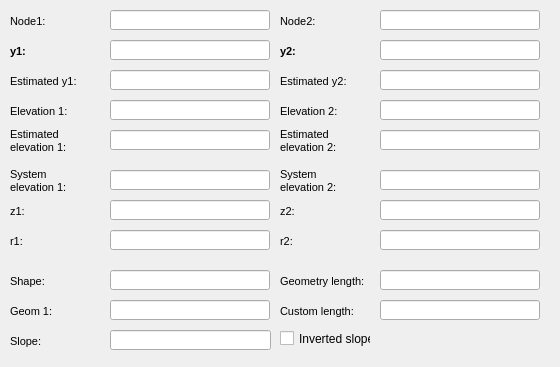
      <widget class="QWidget" name="page_7">
       <property name="geometry">
        <rect>
         <x>0</x>
         <y>0</y>
         <width>560</width>
         <height>367</height>
        </rect>
       </property>
       <attribute name="label">
        <string>Numeric information</string>
       </attribute>
       <widget class="QLabel" name="label_waccel_node_02">
        <property name="geometry">
         <rect>
          <x>280</x>
          <y>10</y>
          <width>41</width>
          <height>22</height>
         </rect>
        </property>
        <property name="font">
         <font>
          <pointsize>8</pointsize>
          <italic>false</italic>
         </font>
        </property>
        <property name="frameShape">
         <enum>QFrame::NoFrame</enum>
        </property>
        <property name="frameShadow">
         <enum>QFrame::Plain</enum>
        </property>
        <property name="text">
         <string>Node2:</string>
        </property>
        <property name="textFormat">
         <enum>Qt::AutoText</enum>
        </property>
        <property name="scaledContents">
         <bool>false</bool>
        </property>
        <property name="margin">
         <number>3</number>
        </property>
       </widget>
       <widget class="QLabel" name="label_waccel_node_01">
        <property name="geometry">
         <rect>
          <x>10</x>
          <y>10</y>
          <width>41</width>
          <height>22</height>
         </rect>
        </property>
        <property name="font">
         <font>
          <pointsize>8</pointsize>
          <italic>false</italic>
         </font>
        </property>
        <property name="frameShape">
         <enum>QFrame::NoFrame</enum>
        </property>
        <property name="frameShadow">
         <enum>QFrame::Plain</enum>
        </property>
        <property name="text">
         <string>Node1:</string>
        </property>
        <property name="textFormat">
         <enum>Qt::AutoText</enum>
        </property>
        <property name="scaledContents">
         <bool>false</bool>
        </property>
        <property name="alignment">
         <set>Qt::AlignLeading|Qt::AlignLeft|Qt::AlignVCenter</set>
        </property>
        <property name="margin">
         <number>3</number>
        </property>
       </widget>
       <widget class="QLineEdit" name="waccel_node_02">
        <property name="geometry">
         <rect>
          <x>380</x>
          <y>10</y>
          <width>160</width>
          <height>20</height>
         </rect>
        </property>
        <property name="font">
         <font>
          <italic>true</italic>
         </font>
        </property>
        <property name="styleSheet">
         <string notr="true">color: rgb(83, 83, 83);</string>
        </property>
        <property name="text">
         <string/>
        </property>
       </widget>
       <widget class="QLineEdit" name="waccel_est_y1">
        <property name="geometry">
         <rect>
          <x>110</x>
          <y>70</y>
          <width>160</width>
          <height>20</height>
         </rect>
        </property>
       </widget>
       <widget class="QLineEdit" name="waccel_z1">
        <property name="geometry">
         <rect>
          <x>110</x>
          <y>200</y>
          <width>160</width>
          <height>20</height>
         </rect>
        </property>
        <property name="font">
         <font>
          <italic>true</italic>
         </font>
        </property>
        <property name="styleSheet">
         <string notr="true">color: rgb(83, 83, 83);</string>
        </property>
       </widget>
       <widget class="QLabel" name="label_waccel_y2">
        <property name="geometry">
         <rect>
          <x>280</x>
          <y>40</y>
          <width>21</width>
          <height>22</height>
         </rect>
        </property>
        <property name="font">
         <font>
          <pointsize>8</pointsize>
          <weight>75</weight>
          <italic>false</italic>
          <bold>true</bold>
         </font>
        </property>
        <property name="frameShape">
         <enum>QFrame::NoFrame</enum>
        </property>
        <property name="frameShadow">
         <enum>QFrame::Plain</enum>
        </property>
        <property name="text">
         <string>y2:</string>
        </property>
        <property name="textFormat">
         <enum>Qt::AutoText</enum>
        </property>
        <property name="scaledContents">
         <bool>false</bool>
        </property>
        <property name="margin">
         <number>3</number>
        </property>
       </widget>
       <widget class="QLabel" name="label_waccel_z1">
        <property name="geometry">
         <rect>
          <x>10</x>
          <y>200</y>
          <width>21</width>
          <height>22</height>
         </rect>
        </property>
        <property name="font">
         <font>
          <pointsize>8</pointsize>
          <italic>false</italic>
         </font>
        </property>
        <property name="frameShape">
         <enum>QFrame::NoFrame</enum>
        </property>
        <property name="frameShadow">
         <enum>QFrame::Plain</enum>
        </property>
        <property name="text">
         <string>z1:</string>
        </property>
        <property name="textFormat">
         <enum>Qt::AutoText</enum>
        </property>
        <property name="scaledContents">
         <bool>false</bool>
        </property>
        <property name="alignment">
         <set>Qt::AlignLeading|Qt::AlignLeft|Qt::AlignVCenter</set>
        </property>
        <property name="margin">
         <number>3</number>
        </property>
       </widget>
       <widget class="QLabel" name="label_waccel_r2">
        <property name="geometry">
         <rect>
          <x>280</x>
          <y>230</y>
          <width>21</width>
          <height>22</height>
         </rect>
        </property>
        <property name="font">
         <font>
          <pointsize>8</pointsize>
          <italic>false</italic>
         </font>
        </property>
        <property name="frameShape">
         <enum>QFrame::NoFrame</enum>
        </property>
        <property name="frameShadow">
         <enum>QFrame::Plain</enum>
        </property>
        <property name="text">
         <string>r2:</string>
        </property>
        <property name="textFormat">
         <enum>Qt::AutoText</enum>
        </property>
        <property name="scaledContents">
         <bool>false</bool>
        </property>
        <property name="margin">
         <number>3</number>
        </property>
       </widget>
       <widget class="QLabel" name="label_waccel_y1">
        <property name="geometry">
         <rect>
          <x>10</x>
          <y>40</y>
          <width>21</width>
          <height>22</height>
         </rect>
        </property>
        <property name="font">
         <font>
          <pointsize>8</pointsize>
          <weight>75</weight>
          <italic>false</italic>
          <bold>true</bold>
         </font>
        </property>
        <property name="frameShape">
         <enum>QFrame::NoFrame</enum>
        </property>
        <property name="frameShadow">
         <enum>QFrame::Plain</enum>
        </property>
        <property name="text">
         <string>y1:</string>
        </property>
        <property name="textFormat">
         <enum>Qt::AutoText</enum>
        </property>
        <property name="scaledContents">
         <bool>false</bool>
        </property>
        <property name="alignment">
         <set>Qt::AlignLeading|Qt::AlignLeft|Qt::AlignVCenter</set>
        </property>
        <property name="margin">
         <number>3</number>
        </property>
       </widget>
       <widget class="QLabel" name="label_waccel_z2">
        <property name="geometry">
         <rect>
          <x>280</x>
          <y>200</y>
          <width>21</width>
          <height>22</height>
         </rect>
        </property>
        <property name="font">
         <font>
          <pointsize>8</pointsize>
          <italic>false</italic>
         </font>
        </property>
        <property name="frameShape">
         <enum>QFrame::NoFrame</enum>
        </property>
        <property name="frameShadow">
         <enum>QFrame::Plain</enum>
        </property>
        <property name="text">
         <string>z2:</string>
        </property>
        <property name="textFormat">
         <enum>Qt::AutoText</enum>
        </property>
        <property name="scaledContents">
         <bool>false</bool>
        </property>
        <property name="margin">
         <number>3</number>
        </property>
       </widget>
       <widget class="QLineEdit" name="waccel_elev2">
        <property name="geometry">
         <rect>
          <x>380</x>
          <y>100</y>
          <width>160</width>
          <height>20</height>
         </rect>
        </property>
       </widget>
       <widget class="QLineEdit" name="waccel_r2">
        <property name="geometry">
         <rect>
          <x>380</x>
          <y>230</y>
          <width>160</width>
          <height>20</height>
         </rect>
        </property>
        <property name="font">
         <font>
          <italic>true</italic>
         </font>
        </property>
        <property name="styleSheet">
         <string notr="true">color: rgb(83, 83, 83);</string>
        </property>
       </widget>
       <widget class="QLineEdit" name="waccel_r1">
        <property name="geometry">
         <rect>
          <x>110</x>
          <y>230</y>
          <width>160</width>
          <height>20</height>
         </rect>
        </property>
        <property name="font">
         <font>
          <italic>true</italic>
         </font>
        </property>
        <property name="styleSheet">
         <string notr="true">color: rgb(83, 83, 83);</string>
        </property>
       </widget>
       <widget class="QLabel" name="label_waccel_r1">
        <property name="geometry">
         <rect>
          <x>10</x>
          <y>230</y>
          <width>21</width>
          <height>22</height>
         </rect>
        </property>
        <property name="font">
         <font>
          <pointsize>8</pointsize>
          <italic>false</italic>
         </font>
        </property>
        <property name="frameShape">
         <enum>QFrame::NoFrame</enum>
        </property>
        <property name="frameShadow">
         <enum>QFrame::Plain</enum>
        </property>
        <property name="text">
         <string>r1:</string>
        </property>
        <property name="textFormat">
         <enum>Qt::AutoText</enum>
        </property>
        <property name="scaledContents">
         <bool>false</bool>
        </property>
        <property name="alignment">
         <set>Qt::AlignLeading|Qt::AlignLeft|Qt::AlignVCenter</set>
        </property>
        <property name="margin">
         <number>3</number>
        </property>
       </widget>
       <widget class="QLineEdit" name="waccel_z2">
        <property name="geometry">
         <rect>
          <x>380</x>
          <y>200</y>
          <width>160</width>
          <height>20</height>
         </rect>
        </property>
        <property name="font">
         <font>
          <italic>true</italic>
         </font>
        </property>
        <property name="styleSheet">
         <string notr="true">color: rgb(83, 83, 83);</string>
        </property>
       </widget>
       <widget class="QLineEdit" name="waccel_est_y2">
        <property name="geometry">
         <rect>
          <x>380</x>
          <y>70</y>
          <width>160</width>
          <height>20</height>
         </rect>
        </property>
        <property name="font">
         <font>
          <italic>false</italic>
         </font>
        </property>
       </widget>
       <widget class="QLineEdit" name="waccel_y2">
        <property name="geometry">
         <rect>
          <x>380</x>
          <y>40</y>
          <width>160</width>
          <height>20</height>
         </rect>
        </property>
       </widget>
       <widget class="QLabel" name="label_waccel_est_y1">
        <property name="geometry">
         <rect>
          <x>10</x>
          <y>70</y>
          <width>71</width>
          <height>22</height>
         </rect>
        </property>
        <property name="font">
         <font>
          <pointsize>8</pointsize>
          <italic>false</italic>
         </font>
        </property>
        <property name="frameShape">
         <enum>QFrame::NoFrame</enum>
        </property>
        <property name="frameShadow">
         <enum>QFrame::Plain</enum>
        </property>
        <property name="text">
         <string>Estimated y1:</string>
        </property>
        <property name="textFormat">
         <enum>Qt::AutoText</enum>
        </property>
        <property name="scaledContents">
         <bool>false</bool>
        </property>
        <property name="alignment">
         <set>Qt::AlignLeading|Qt::AlignLeft|Qt::AlignVCenter</set>
        </property>
        <property name="margin">
         <number>3</number>
        </property>
       </widget>
       <widget class="QLabel" name="label_waccel_elev2">
        <property name="geometry">
         <rect>
          <x>280</x>
          <y>100</y>
          <width>66</width>
          <height>22</height>
         </rect>
        </property>
        <property name="font">
         <font>
          <pointsize>8</pointsize>
          <italic>false</italic>
         </font>
        </property>
        <property name="frameShape">
         <enum>QFrame::NoFrame</enum>
        </property>
        <property name="frameShadow">
         <enum>QFrame::Plain</enum>
        </property>
        <property name="text">
         <string>Elevation 2:</string>
        </property>
        <property name="textFormat">
         <enum>Qt::AutoText</enum>
        </property>
        <property name="scaledContents">
         <bool>false</bool>
        </property>
        <property name="margin">
         <number>3</number>
        </property>
       </widget>
       <widget class="QLabel" name="label_waccel_elev1">
        <property name="geometry">
         <rect>
          <x>10</x>
          <y>100</y>
          <width>66</width>
          <height>22</height>
         </rect>
        </property>
        <property name="font">
         <font>
          <pointsize>8</pointsize>
          <italic>false</italic>
         </font>
        </property>
        <property name="frameShape">
         <enum>QFrame::NoFrame</enum>
        </property>
        <property name="frameShadow">
         <enum>QFrame::Plain</enum>
        </property>
        <property name="text">
         <string>Elevation 1:</string>
        </property>
        <property name="textFormat">
         <enum>Qt::AutoText</enum>
        </property>
        <property name="scaledContents">
         <bool>false</bool>
        </property>
        <property name="alignment">
         <set>Qt::AlignLeading|Qt::AlignLeft|Qt::AlignVCenter</set>
        </property>
        <property name="margin">
         <number>3</number>
        </property>
       </widget>
       <widget class="QLabel" name="label_waccel_est_y2">
        <property name="geometry">
         <rect>
          <x>280</x>
          <y>70</y>
          <width>71</width>
          <height>22</height>
         </rect>
        </property>
        <property name="font">
         <font>
          <pointsize>8</pointsize>
          <italic>false</italic>
         </font>
        </property>
        <property name="frameShape">
         <enum>QFrame::NoFrame</enum>
        </property>
        <property name="frameShadow">
         <enum>QFrame::Plain</enum>
        </property>
        <property name="text">
         <string>Estimated y2:</string>
        </property>
        <property name="textFormat">
         <enum>Qt::AutoText</enum>
        </property>
        <property name="scaledContents">
         <bool>false</bool>
        </property>
        <property name="margin">
         <number>3</number>
        </property>
       </widget>
       <widget class="QLineEdit" name="waccel_elev1">
        <property name="geometry">
         <rect>
          <x>110</x>
          <y>100</y>
          <width>160</width>
          <height>20</height>
         </rect>
        </property>
       </widget>
       <widget class="QLineEdit" name="waccel_node_01">
        <property name="geometry">
         <rect>
          <x>110</x>
          <y>10</y>
          <width>160</width>
          <height>20</height>
         </rect>
        </property>
        <property name="font">
         <font>
          <italic>true</italic>
         </font>
        </property>
        <property name="styleSheet">
         <string notr="true">color: rgb(83, 83, 83);</string>
        </property>
       </widget>
       <widget class="QLineEdit" name="waccel_y1">
        <property name="geometry">
         <rect>
          <x>110</x>
          <y>40</y>
          <width>160</width>
          <height>20</height>
         </rect>
        </property>
       </widget>
       <widget class="QCheckBox" name="waccel_inverted_slope">
        <property name="geometry">
         <rect>
          <x>280</x>
          <y>330</y>
          <width>91</width>
          <height>17</height>
         </rect>
        </property>
        <property name="text">
         <string>Inverted slope</string>
        </property>
       </widget>
       <widget class="QLabel" name="label_waccel_custom_length">
        <property name="geometry">
         <rect>
          <x>280</x>
          <y>300</y>
          <width>90</width>
          <height>22</height>
         </rect>
        </property>
        <property name="font">
         <font>
          <pointsize>8</pointsize>
         </font>
        </property>
        <property name="frameShape">
         <enum>QFrame::NoFrame</enum>
        </property>
        <property name="frameShadow">
         <enum>QFrame::Plain</enum>
        </property>
        <property name="text">
         <string>Custom length:</string>
        </property>
        <property name="textFormat">
         <enum>Qt::AutoText</enum>
        </property>
        <property name="scaledContents">
         <bool>false</bool>
        </property>
        <property name="alignment">
         <set>Qt::AlignLeading|Qt::AlignLeft|Qt::AlignVCenter</set>
        </property>
        <property name="margin">
         <number>3</number>
        </property>
       </widget>
       <widget class="QLineEdit" name="waccel_custom_length">
        <property name="geometry">
         <rect>
          <x>380</x>
          <y>300</y>
          <width>160</width>
          <height>20</height>
         </rect>
        </property>
        <property name="font">
         <font>
          <italic>false</italic>
         </font>
        </property>
        <property name="text">
         <string/>
        </property>
       </widget>
       <widget class="QLineEdit" name="waccel_gis_length">
        <property name="geometry">
         <rect>
          <x>380</x>
          <y>270</y>
          <width>160</width>
          <height>20</height>
         </rect>
        </property>
        <property name="font">
         <font>
          <italic>true</italic>
         </font>
        </property>
        <property name="styleSheet">
         <string notr="true">color: rgb(83, 83, 83);</string>
        </property>
        <property name="text">
         <string/>
        </property>
       </widget>
       <widget class="QLabel" name="label_waccel_geometry_length">
        <property name="geometry">
         <rect>
          <x>280</x>
          <y>270</y>
          <width>90</width>
          <height>22</height>
         </rect>
        </property>
        <property name="font">
         <font>
          <pointsize>8</pointsize>
         </font>
        </property>
        <property name="frameShape">
         <enum>QFrame::NoFrame</enum>
        </property>
        <property name="frameShadow">
         <enum>QFrame::Plain</enum>
        </property>
        <property name="text">
         <string>Geometry length:</string>
        </property>
        <property name="textFormat">
         <enum>Qt::AutoText</enum>
        </property>
        <property name="scaledContents">
         <bool>false</bool>
        </property>
        <property name="alignment">
         <set>Qt::AlignLeading|Qt::AlignLeft|Qt::AlignVCenter</set>
        </property>
        <property name="margin">
         <number>3</number>
        </property>
       </widget>
       <widget class="QLabel" name="label_waccel_shape">
        <property name="geometry">
         <rect>
          <x>10</x>
          <y>270</y>
          <width>90</width>
          <height>22</height>
         </rect>
        </property>
        <property name="font">
         <font>
          <pointsize>8</pointsize>
         </font>
        </property>
        <property name="frameShape">
         <enum>QFrame::NoFrame</enum>
        </property>
        <property name="frameShadow">
         <enum>QFrame::Plain</enum>
        </property>
        <property name="text">
         <string>Shape:</string>
        </property>
        <property name="textFormat">
         <enum>Qt::AutoText</enum>
        </property>
        <property name="scaledContents">
         <bool>false</bool>
        </property>
        <property name="alignment">
         <set>Qt::AlignLeading|Qt::AlignLeft|Qt::AlignVCenter</set>
        </property>
        <property name="margin">
         <number>3</number>
        </property>
       </widget>
       <widget class="QLineEdit" name="waccel_cat_shape">
        <property name="enabled">
         <bool>true</bool>
        </property>
        <property name="geometry">
         <rect>
          <x>110</x>
          <y>270</y>
          <width>160</width>
          <height>20</height>
         </rect>
        </property>
        <property name="font">
         <font>
          <italic>true</italic>
         </font>
        </property>
        <property name="styleSheet">
         <string notr="true">color: rgb(83, 83, 83);</string>
        </property>
        <property name="text">
         <string/>
        </property>
       </widget>
       <widget class="QLineEdit" name="waccel_slope">
        <property name="geometry">
         <rect>
          <x>110</x>
          <y>330</y>
          <width>161</width>
          <height>20</height>
         </rect>
        </property>
        <property name="font">
         <font>
          <italic>true</italic>
         </font>
        </property>
        <property name="styleSheet">
         <string notr="true">color: rgb(83, 83, 83);</string>
        </property>
        <property name="text">
         <string/>
        </property>
       </widget>
       <widget class="QLabel" name="label_waccel_slope">
        <property name="geometry">
         <rect>
          <x>10</x>
          <y>330</y>
          <width>90</width>
          <height>22</height>
         </rect>
        </property>
        <property name="font">
         <font>
          <pointsize>8</pointsize>
         </font>
        </property>
        <property name="frameShape">
         <enum>QFrame::NoFrame</enum>
        </property>
        <property name="frameShadow">
         <enum>QFrame::Plain</enum>
        </property>
        <property name="text">
         <string>Slope:</string>
        </property>
        <property name="textFormat">
         <enum>Qt::AutoText</enum>
        </property>
        <property name="scaledContents">
         <bool>false</bool>
        </property>
        <property name="alignment">
         <set>Qt::AlignLeading|Qt::AlignLeft|Qt::AlignVCenter</set>
        </property>
        <property name="margin">
         <number>3</number>
        </property>
       </widget>
       <widget class="QLabel" name="label_waccel_geom">
        <property name="geometry">
         <rect>
          <x>10</x>
          <y>300</y>
          <width>90</width>
          <height>22</height>
         </rect>
        </property>
        <property name="font">
         <font>
          <pointsize>8</pointsize>
         </font>
        </property>
        <property name="frameShape">
         <enum>QFrame::NoFrame</enum>
        </property>
        <property name="frameShadow">
         <enum>QFrame::Plain</enum>
        </property>
        <property name="text">
         <string>Geom 1:</string>
        </property>
        <property name="textFormat">
         <enum>Qt::AutoText</enum>
        </property>
        <property name="scaledContents">
         <bool>false</bool>
        </property>
        <property name="alignment">
         <set>Qt::AlignLeading|Qt::AlignLeft|Qt::AlignVCenter</set>
        </property>
        <property name="margin">
         <number>3</number>
        </property>
       </widget>
       <widget class="QLineEdit" name="waccel_cat_geom1">
        <property name="geometry">
         <rect>
          <x>110</x>
          <y>300</y>
          <width>160</width>
          <height>20</height>
         </rect>
        </property>
        <property name="font">
         <font>
          <italic>true</italic>
         </font>
        </property>
        <property name="styleSheet">
         <string notr="true">color: rgb(83, 83, 83);</string>
        </property>
        <property name="text">
         <string/>
        </property>
       </widget>
       <widget class="QLabel" name="label_waccel_est_elev2">
        <property name="geometry">
         <rect>
          <x>280</x>
          <y>125</y>
          <width>71</width>
          <height>31</height>
         </rect>
        </property>
        <property name="font">
         <font>
          <pointsize>8</pointsize>
          <italic>false</italic>
         </font>
        </property>
        <property name="frameShape">
         <enum>QFrame::NoFrame</enum>
        </property>
        <property name="frameShadow">
         <enum>QFrame::Plain</enum>
        </property>
        <property name="text">
         <string>Estimated elevation 2:</string>
        </property>
        <property name="textFormat">
         <enum>Qt::AutoText</enum>
        </property>
        <property name="scaledContents">
         <bool>false</bool>
        </property>
        <property name="wordWrap">
         <bool>true</bool>
        </property>
        <property name="margin">
         <number>3</number>
        </property>
       </widget>
       <widget class="QLineEdit" name="waccel_est_elev2">
        <property name="geometry">
         <rect>
          <x>380</x>
          <y>130</y>
          <width>160</width>
          <height>20</height>
         </rect>
        </property>
       </widget>
       <widget class="QLabel" name="label_waccel_est_elev1">
        <property name="geometry">
         <rect>
          <x>10</x>
          <y>125</y>
          <width>81</width>
          <height>31</height>
         </rect>
        </property>
        <property name="font">
         <font>
          <pointsize>8</pointsize>
          <italic>false</italic>
         </font>
        </property>
        <property name="frameShape">
         <enum>QFrame::NoFrame</enum>
        </property>
        <property name="frameShadow">
         <enum>QFrame::Plain</enum>
        </property>
        <property name="text">
         <string>Estimated elevation 1:</string>
        </property>
        <property name="textFormat">
         <enum>Qt::AutoText</enum>
        </property>
        <property name="scaledContents">
         <bool>false</bool>
        </property>
        <property name="alignment">
         <set>Qt::AlignLeading|Qt::AlignLeft|Qt::AlignVCenter</set>
        </property>
        <property name="wordWrap">
         <bool>true</bool>
        </property>
        <property name="margin">
         <number>3</number>
        </property>
       </widget>
       <widget class="QLineEdit" name="waccel_est_elev1">
        <property name="geometry">
         <rect>
          <x>110</x>
          <y>130</y>
          <width>160</width>
          <height>20</height>
         </rect>
        </property>
        <property name="text">
         <string/>
        </property>
       </widget>
       <widget class="QLabel" name="label_waccel_sys_elev1">
        <property name="geometry">
         <rect>
          <x>10</x>
          <y>165</y>
          <width>76</width>
          <height>31</height>
         </rect>
        </property>
        <property name="font">
         <font>
          <pointsize>8</pointsize>
          <italic>false</italic>
         </font>
        </property>
        <property name="frameShape">
         <enum>QFrame::NoFrame</enum>
        </property>
        <property name="frameShadow">
         <enum>QFrame::Plain</enum>
        </property>
        <property name="text">
         <string>System elevation 1:</string>
        </property>
        <property name="textFormat">
         <enum>Qt::AutoText</enum>
        </property>
        <property name="scaledContents">
         <bool>false</bool>
        </property>
        <property name="alignment">
         <set>Qt::AlignLeading|Qt::AlignLeft|Qt::AlignVCenter</set>
        </property>
        <property name="wordWrap">
         <bool>true</bool>
        </property>
        <property name="margin">
         <number>3</number>
        </property>
       </widget>
       <widget class="QLineEdit" name="waccel_sys_elev1">
        <property name="geometry">
         <rect>
          <x>110</x>
          <y>170</y>
          <width>160</width>
          <height>20</height>
         </rect>
        </property>
        <property name="font">
         <font>
          <italic>true</italic>
         </font>
        </property>
        <property name="styleSheet">
         <string notr="true">color: rgb(83, 83, 83);</string>
        </property>
        <property name="text">
         <string/>
        </property>
       </widget>
       <widget class="QLineEdit" name="waccel_sys_elev2">
        <property name="geometry">
         <rect>
          <x>380</x>
          <y>170</y>
          <width>160</width>
          <height>20</height>
         </rect>
        </property>
        <property name="font">
         <font>
          <italic>true</italic>
         </font>
        </property>
        <property name="styleSheet">
         <string notr="true">color: rgb(83, 83, 83);</string>
        </property>
       </widget>
       <widget class="QLabel" name="label_waccel_sys_elev2">
        <property name="geometry">
         <rect>
          <x>280</x>
          <y>165</y>
          <width>76</width>
          <height>31</height>
         </rect>
        </property>
        <property name="font">
         <font>
          <pointsize>8</pointsize>
          <italic>false</italic>
         </font>
        </property>
        <property name="frameShape">
         <enum>QFrame::NoFrame</enum>
        </property>
        <property name="frameShadow">
         <enum>QFrame::Plain</enum>
        </property>
        <property name="text">
         <string>System elevation 2:</string>
        </property>
        <property name="textFormat">
         <enum>Qt::AutoText</enum>
        </property>
        <property name="scaledContents">
         <bool>false</bool>
        </property>
        <property name="wordWrap">
         <bool>true</bool>
        </property>
        <property name="margin">
         <number>3</number>
        </property>
       </widget>
      </widget>
